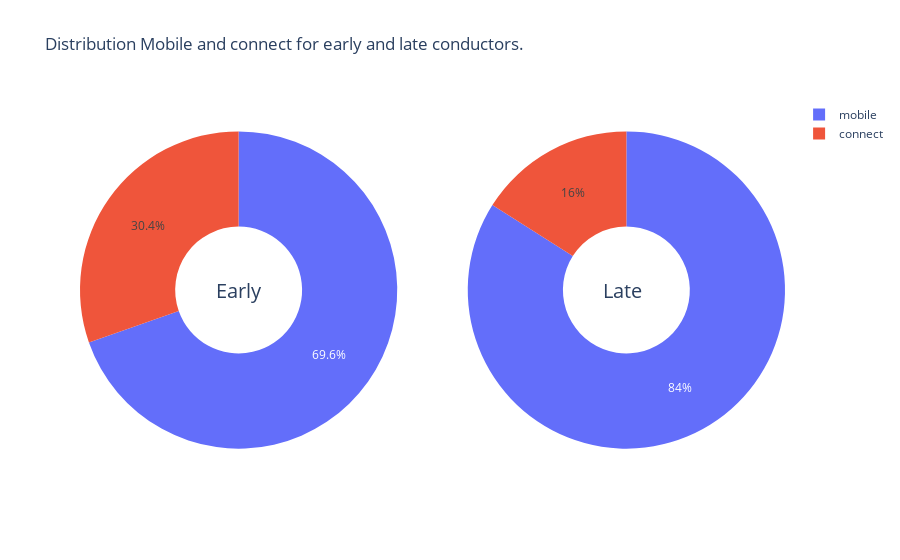

Write notebook code for a chart like this one.
### Code cell
# Create subplots: use 'domain' type for Pie subplot
fig = make_subplots(rows=1, cols=2, specs=[[{'type':'domain'}, {'type':'domain'}]])

values_early = dataset_early.groupby('checkin_type')['delay_at_checkout_in_minutes'].sum().abs()
print(values_early)
values_lates = dataset_late.groupby('checkin_type')['delay_at_checkout_in_minutes'].sum()
print(values_lates)

fig.add_trace(go.Pie(labels=values_early.keys(), values=values_early, name="Early Conductor"),
              1, 1)
fig.add_trace(go.Pie(labels=values_lates.keys(), values=values_lates, name="Late Conductor"),
             1, 2)

# Use `hole` to create a donut-like pie chart
fig.update_traces(hole=.4, hoverinfo="label+percent+name")

fig.update_layout(
    title_text="Distribution Mobile and connect for early and late conductors.",
    # Add annotations in the center of the donut pies.
    annotations=[dict(text='Early', x=0.19, y=0.5, font_size=20, showarrow=False),
                 dict(text='Late', x=0.80, y=0.5, font_size=20, showarrow=False)])
fig.show()

### Figure 1 — Plotly figure (JSON) as saved in the notebook; plotly's stock layout.template omitted (floating-point values rounded to 4 significant figures)
{"data": [{"domain": {"x": [0, 0.45], "y": [0, 1]}, "hole": 0.4, "hoverinfo": "label+percent+name", "labels": ["connect", "mobile"], "name": "Early Conductor", "type": "pie", "values": [109682, 251560]}, {"domain": {"x": [0.55, 1], "y": [0, 1]}, "hole": 0.4, "hoverinfo": "label+percent+name", "labels": ["connect", "mobile"], "name": "Late Conductor", "type": "pie", "values": [76497, 401309]}], "layout": {"annotations": [{"font": {"size": 20}, "showarrow": false, "text": "Early", "x": 0.19, "y": 0.5}, {"font": {"size": 20}, "showarrow": false, "text": "Late", "x": 0.8, "y": 0.5}], "title": {"text": "Distribution Mobile and connect for early and late conductors."}}}
